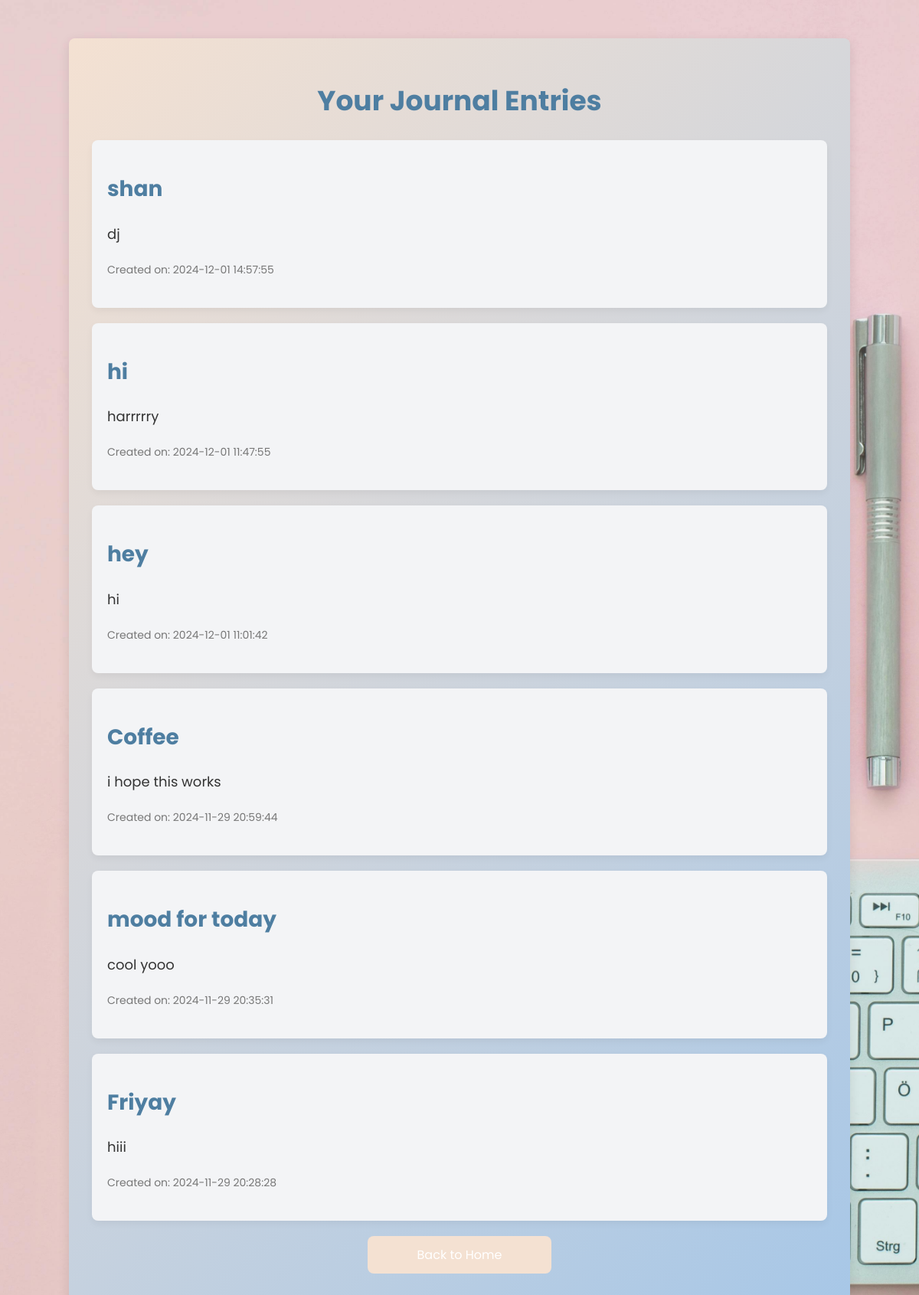
The page /read_entry.php on the database its author committed.
### tables this page shows
CREATE TABLE `journal` (
  `journal_id` int(11) NOT NULL,
  `ID` int(11) NOT NULL,
  `file_name` varchar(255) NOT NULL,
  `file_content` text NOT NULL,
  `created_at` timestamp NOT NULL DEFAULT current_timestamp(),
  `image_url` varchar(255) DEFAULT NULL,
  `title` varchar(255) DEFAULT NULL,
  `quote` varchar(255) DEFAULT NULL,
  `font_type` varchar(100) NOT NULL,
  `font_color` varchar(7) DEFAULT NULL,
  `font_size` int(11) NOT NULL DEFAULT 16
);

### read_entry.php (the view, shortened to what this page needs)
<?php
include 'db.php';
$sql = "SELECT * FROM journal ORDER BY created_at DESC";
$stmt = $conn->prepare($sql);
$stmt->execute();
$entries = $stmt->fetchAll();
?>
<!DOCTYPE html>
<html lang="en">
<head>
</head>
<body>
    <div class="container">
        <h1>Your Journal Entries</h1>
        <?php foreach ($entries as $entry) { ?>
            <div class="entry">
                <h2><?php echo htmlspecialchars($entry['file_name']); ?></h2>
                <p><?php echo nl2br(htmlspecialchars($entry['file_content'])); ?></p>
                <p><small>Created on: <?php echo $entry['created_at']; ?></small></p>
            </div>
        <?php } ?>
        <a href="index.php" class="back-button">Back to Home</a>
    </div>
</body>
</html>

### read_entry.php (style rules this page uses)
body { font-family: 'Poppins', sans-serif; background-color: #f7f7f7; background-image: url('background.jpg'); background-size: cover; background-position: center center; background-attachment: fixed; margin: 0; padding: 0; color: #333; }
.container { width: 80%; margin: 50px auto; padding: 30px; background-color: #ffffff; box-shadow: 0 4px 15px rgba(0, 0, 0, 0.1); border-radius: 8px; background: linear-gradient(135deg, #f4e1d2, #a7c7e7); }
h1 { color: #4e7ea1; text-align: center; font-size: 36px; }
.entry { background-color: #f3f4f6; padding: 20px; margin-bottom: 20px; border-radius: 8px; box-shadow: 0 4px 10px rgba(0, 0, 0, 0.05); }
.entry h2 { color: #4e7ea1; font-size: 28px; }
.entry p { font-size: 18px; color: #333; line-height: 1.5; }
.entry small { color: #777; font-size: 14px; }
.back-button { display: block; width: 200px; margin: 20px auto; background-color: #f4e1d2; color: white; padding: 12px 20px; text-align: center; border-radius: 8px; text-decoration: none; }

### rows shown on the page
journal: file_name "shan", file_content "dj", created_at "2024-12-01 14:57:55"
journal: file_name "hi", file_content "harrrrry", created_at "2024-12-01 11:47:55"
journal: file_name "hey", file_content "hi", created_at "2024-12-01 11:01:42"
journal: file_name "Coffee", file_content "i hope this works", created_at "2024-11-29 20:59:44"
journal: file_name "mood for today", file_content "cool yooo", created_at "2024-11-29 20:35:31"
journal: file_name "Friyay", file_content "hiii", created_at "2024-11-29 20:28:28"
